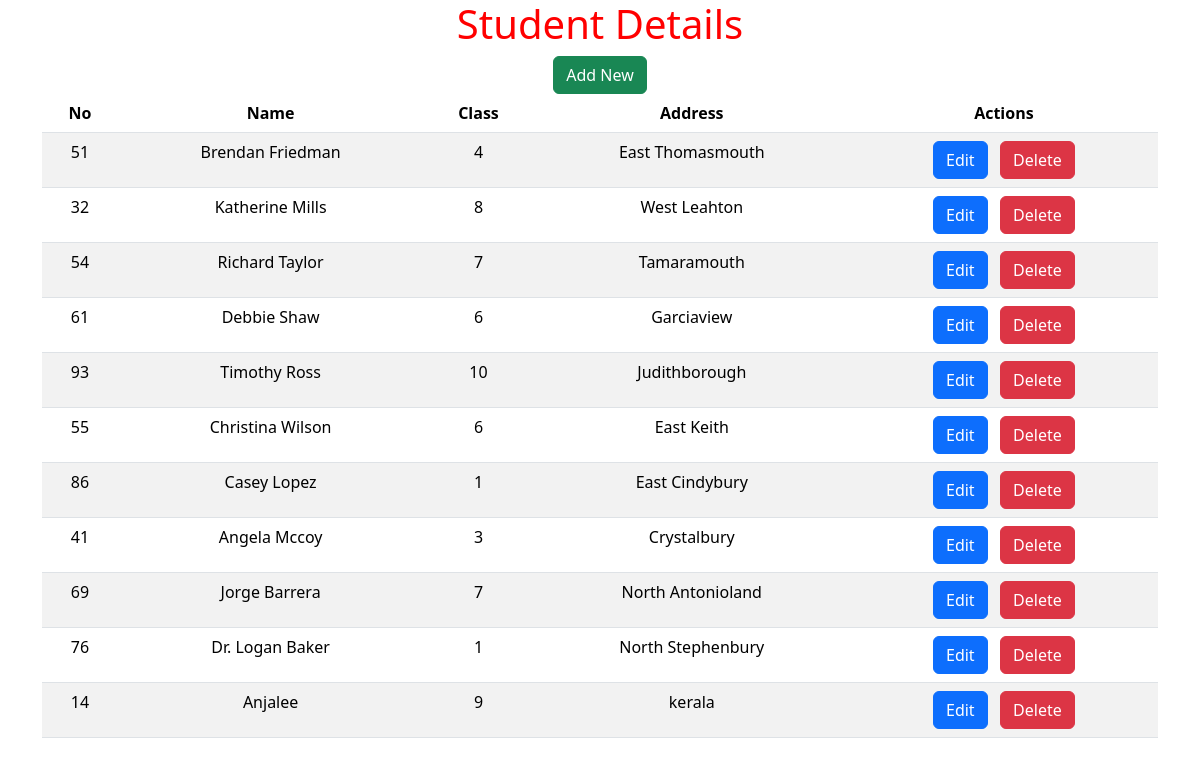
The page /crudApp/StudentList/ on the database its author committed.
### crudApp/models.py (models this page shows)
class Student(models.Model):
    SNo = models.IntegerField()
    SName = models.CharField(max_length=30)
    SClass = models.IntegerField()
    SAddress = models.CharField(max_length=100)

### crudApp/views.py (the view)
# urls.py: path('StudentList/', views.GetStudentsList),
def GetStudentsList(request):
    students = Student.objects.all()
    return render(request, "crudApp/Index.html",{'studentsList':students})

### Template/crudApp/Index.html (shortened to what this page needs)
{% extends 'crudApp/Base.html' %}
{% block content %}
<h1>Student Details</h1>
<a  class="btn btn-success" href="/crudApp/CreateStudent">Add New</a>
<table class="table table-striped">
    <thead>
        <tr>
            <th>No</th>
            <th>Name</th>
            <th>Class</th>
            <th>Address</th>
            <th>Actions</th>
        </tr>
    </thead>
    <tbody>
        {% for stud in studentsList %}
        <tr>
            <td>{{stud.SNo}}</td>
            <td>{{stud.SName}}</td>
            <td>{{stud.SClass}}</td>
            <td>{{stud.SAddress}}</td>
            <td>
                <a class="btn btn-primary" href="/crudApp/EditStudent/{{stud.id}}">Edit</a>&nbsp;&nbsp;
                <a class="btn btn-danger" href="/crudApp/DeleteStudent/{{stud.id}}">Delete</a>
            </td>
        </tr>
        {% endfor %}
    </tbody>
</table>
{% endblock %}

### Template/crudApp/Base.html (shortened to what this page needs)
<html>
{% load static %}
{% load bootstrap5 %}
{% bootstrap_css %}
<head>
    <link rel="stylesheet" href="{% static 'styles/myStyles.css' %}">
</head>
<body>
    <div class="container">
        {% block content %}
        {% endblock %}
    </div>
</body>
</html>

### Static/styles/myStyles.css (style rules this page uses)
body, td, th { text-align: center; }
table { width: 70%; margin: auto; }
h1 { color: red; }
th { color: blue; }

### rows shown on the page
Student: SNo "51", SName "Brendan Friedman", SClass "4", SAddress "East Thomasmouth"
Student: SNo "32", SName "Katherine Mills", SClass "8", SAddress "West Leahton"
Student: SNo "54", SName "Richard Taylor", SClass "7", SAddress "Tamaramouth"
Student: SNo "61", SName "Debbie Shaw", SClass "6", SAddress "Garciaview"
Student: SNo "93", SName "Timothy Ross", SClass "10", SAddress "Judithborough"
Student: SNo "55", SName "Christina Wilson", SClass "6", SAddress "East Keith"
Student: SNo "86", SName "Casey Lopez", SClass "1", SAddress "East Cindybury"
Student: SNo "41", SName "Angela Mccoy", SClass "3", SAddress "Crystalbury"
Student: SNo "69", SName "Jorge Barrera", SClass "7", SAddress "North Antonioland"
Student: SNo "76", SName "Dr. Logan Baker", SClass "1", SAddress "North Stephenbury"
Student: SNo "14", SName "Anjalee", SClass "9", SAddress "kerala"
